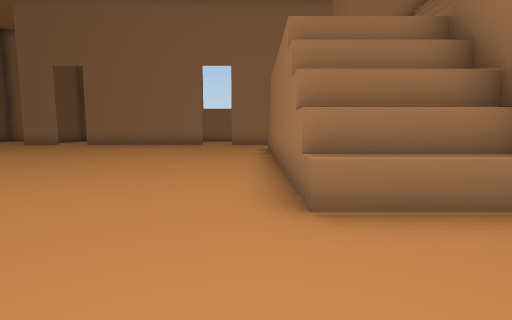
[1] (above)

24 first-person views from a walk through a 3-D level made in the Unity game engine. The camera is 1.5 m above the floor, tilts 6° down and sees 85° across. The floor is counted in squares, 2 m on a side. Each view is taken from the middle of a square. On the plan, view 1 faces up. The plan holds only what a view shows up to about 10 squares ahead; the rest is blank. The place goes on beyond the plan.

[2]
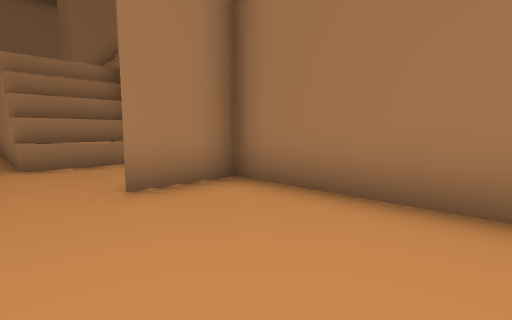

[3]
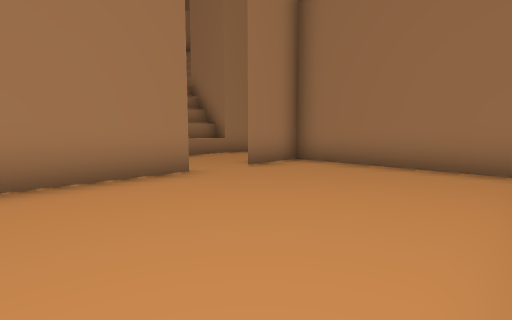

[4]
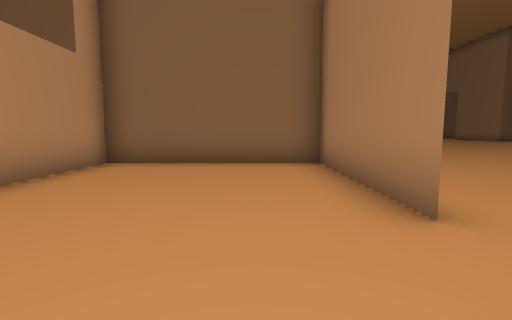

[5]
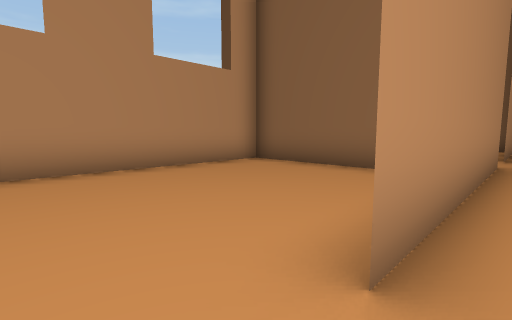

[6]
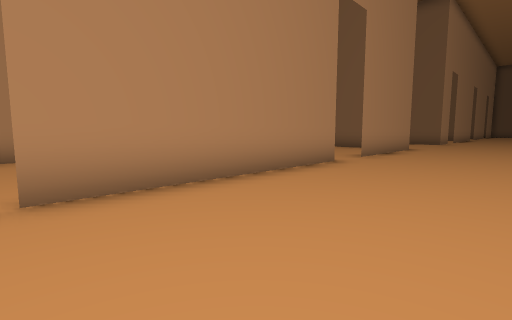

[7]
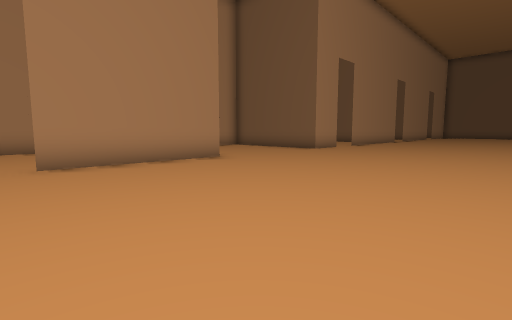

[8]
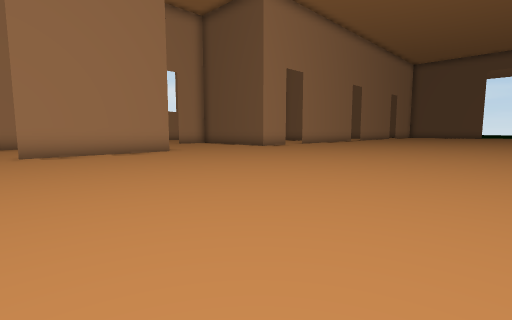

[9]
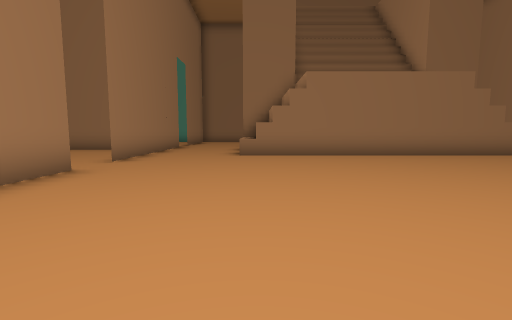

[10]
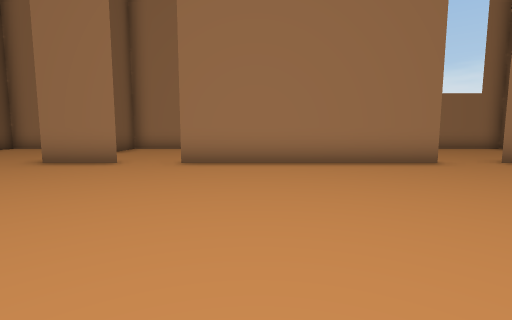

[11]
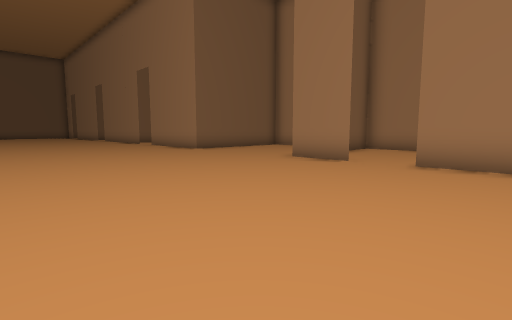

[12]
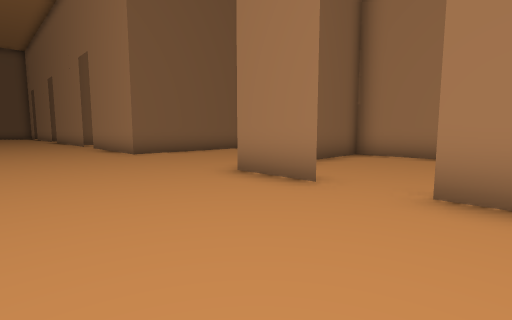

[13]
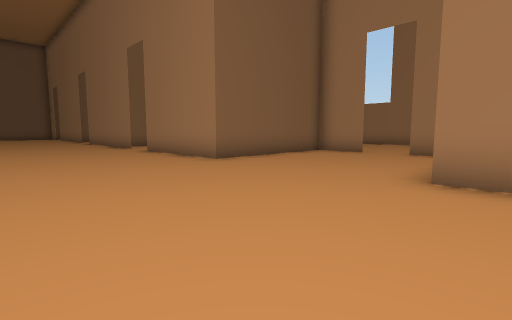

[14]
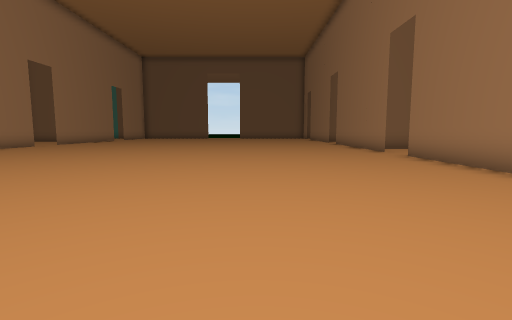

[15]
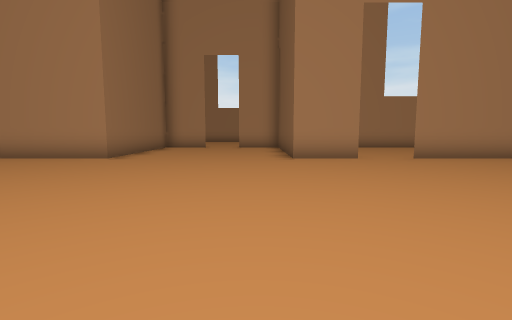

[16]
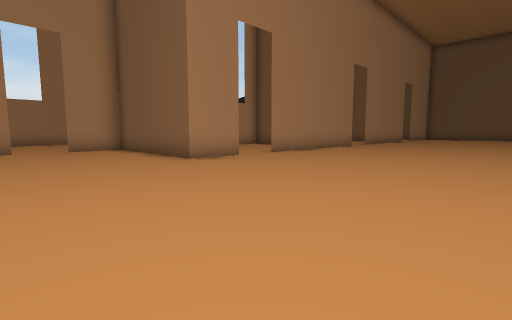

[17]
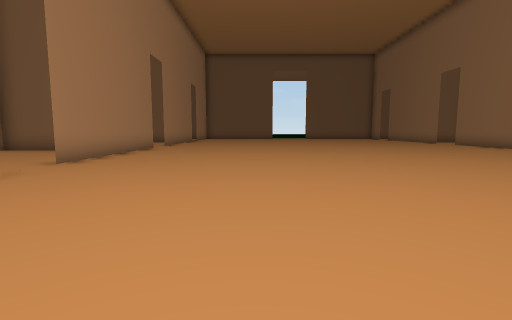

[18]
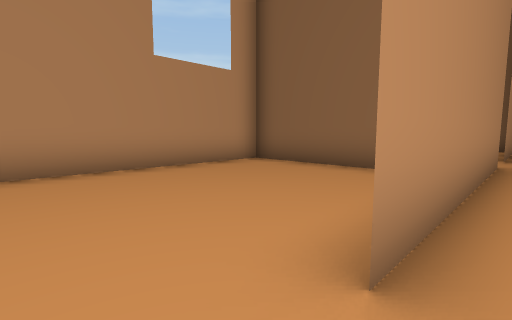

[19]
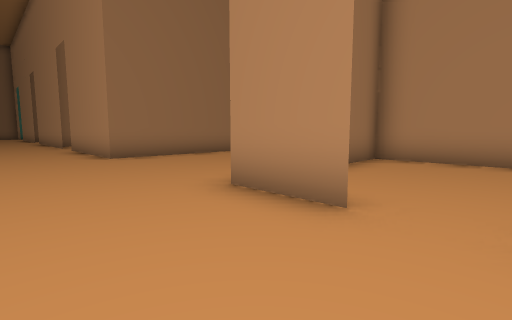

[20]
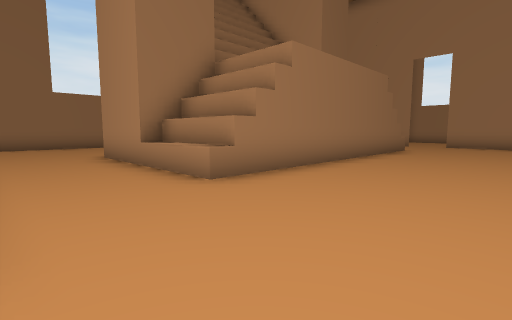

[21]
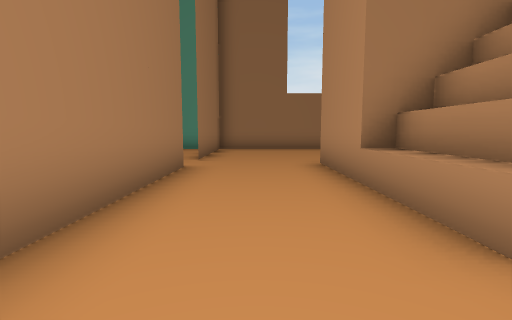

[22]
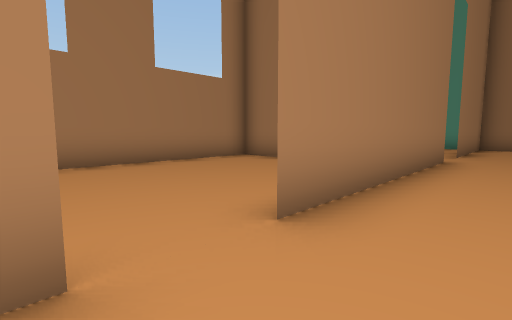

[23]
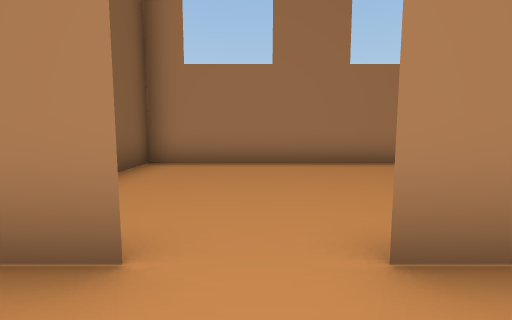

[24]
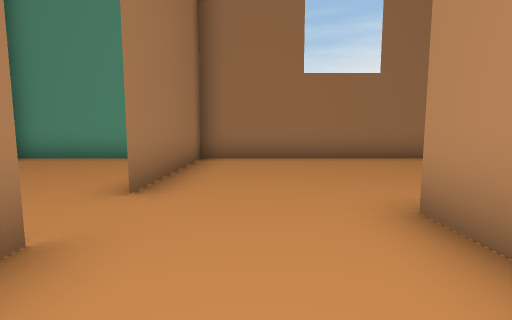

### Floor plan
Key: @ floor where view 1 was taken; # wall or solid block; . floor; ^ raised ledge.
Columns run from 24 left of view 1 to 11 right of it. Each row starts with its distance up from view 1.
 20         #..####    #########
 19         ....#..    #.......#      .#
 18        #....#..    #.......#     ..#
 17        #....#...    .......    ....#
 16        #....#...    .......   .....#
 15  #.#####....##..######.######..#####
 14  ..................................#
 13 ...................................#
 12 ...................................#
 11 .........................###^^.....#
 10 .........................^     ....#
  9 .........................^       ..#
  8 .........................^         #
  7 .........................^
  6 .........................^
  5 .........................^
  4 .........................#
  3 .........................####
  2 ............................
  1 ............................
  0 ####..##....#####.######@.##
 -1  ......#....#..... #.......#
 -2 .......#....#  ... #.......#
 -3 .......#....#   .. #.......#
 -4 .......#....#   .. #.......#
 -5 ... #####..##      #.......#
 -6 ####     ..        #######

Positions as (right, up) in squares from view 1, and headings:
1: (0, 0), facing up
2: (0, -4), facing up-right
3: (-3, -5), facing up-right
4: (2, -2), facing left
5: (1, 0), facing down-left
6: (0, 3), facing down-left
7: (-7, 6), facing down-left
8: (-7, 9), facing down-left
9: (-8, 11), facing right
10: (-7, 8), facing up
11: (-7, 8), facing up-left
12: (-8, 11), facing up-left
13: (-11, 10), facing up-left
14: (-13, 10), facing left
15: (-16, 7), facing down
16: (-13, 6), facing down-left
17: (-14, 4), facing left
18: (-19, 0), facing down-left
19: (-20, 2), facing down-right
20: (-3, 14), facing down-right
21: (-1, 13), facing right
22: (-3, 13), facing up-right
23: (-2, 13), facing up
24: (3, 13), facing right
